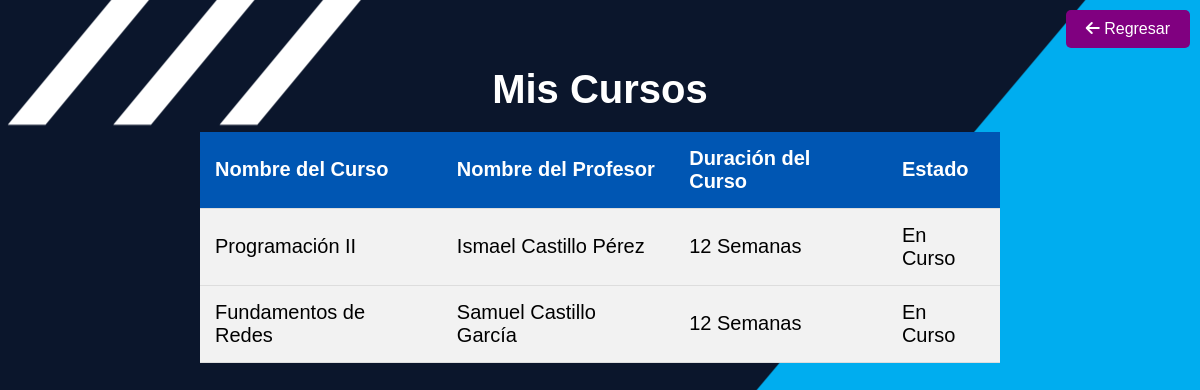
Screenshot of /seccion/alumnos/miscursos.php (signed in) with the database file from the repository.
### tables this page shows
CREATE TABLE `inscripcion` (
  `IDinscripcion` int(11) NOT NULL,
  `IDAlumno` int(11) NOT NULL,
  `ID_C` int(11) NOT NULL,
  `Alumno` varchar(35) NOT NULL,
  `Curso` varchar(35) NOT NULL,
  `Profesor` varchar(35) NOT NULL,
  `Ins_duracion` varchar(30) NOT NULL,
  `Ins_estado` varchar(10) NOT NULL
);

### seccion/alumnos/miscursos.php (the view, shortened to what this page needs)
<?php
$alumno_id = $_SESSION['alumno_id'];
include("../../bd.php");
$stmt_miscursos = $conexion->prepare("SELECT * FROM inscripcion WHERE IDAlumno = :alumno_id");
$stmt_miscursos->bindParam(':alumno_id', $alumno_id);
$stmt_miscursos->execute();
$miscursos = $stmt_miscursos->fetchAll(PDO::FETCH_ASSOC);
?>
<!DOCTYPE html>
<html lang="es">
<head>
    <link rel="stylesheet" href="https://cdnjs.cloudflare.com/ajax/libs/font-awesome/6.0.0/css/all.min.css">
</head>
<body>
    <a href="../inicio/index.php" class="top-right-btn">
        <i class="fas fa-arrow-left"></i> Regresar
    </a>
    <div class="container">
        <h1>Mis Cursos</h1>
        <table>
            <thead>
                <tr>
                    <th>Nombre del Curso</th>
                    <th>Nombre del Profesor</th>
                    <th>Duración del Curso</th>
                    <th>Estado</th>
                </tr>
            </thead>
            <tbody>
                <?php foreach($miscursos as $curso): ?>
                    <tr>
                        <td><?php echo $curso['Curso']; ?></td>
                        <td><?php echo $curso['Profesor']; ?></td>
                        <td><?php echo $curso['Ins_duracion']; ?></td>
                        <td><?php echo $curso['Ins_estado']; ?></td>
                    </tr>
                <?php endforeach; ?>
            </tbody>
        </table>
    </div>
</body>
</html>

### seccion/alumnos/miscursos.php (style rules this page uses)
body { background-image: url('../../imagenes/fondos/wallhaven-j5lolw_1920x1080.png'); background-size: auto; background-position: center; background-repeat: repeat; font-family: Arial, sans-serif; background-color: #f4f4f4; margin: 0; padding: 0; }
.container { max-width: 800px; margin: 20px auto; padding: 20px; background-color: transparent; border-radius: 5px; box-shadow: none; font-size: 20px; }
h1 { text-align: center; margin-bottom: 20px; color: #fff; }
table { width: 100%; border-collapse: collapse; background-color: rgba(255, 255, 255, 0.8); border-radius: 5px; }
th, td { padding: 15px; text-align: left; border-bottom: 1px solid #ddd; }
th { background-color: #0056b3; color: #fff; }
td { background-color: #f2f2f2; }
.top-right-btn { position: absolute; top: 10px; right: 10px; text-decoration: none; color: white; padding: 10px 20px; background-color: purple; border-radius: 5px; transition: all 0.3s ease; }

### rows the page displays
inscripcion: Curso "Programación II", Profesor "Ismael Castillo Pérez", Ins_duracion "12 Semanas", Ins_estado "En Curso"
inscripcion: Curso "Fundamentos de Redes", Profesor "Samuel Castillo García", Ins_duracion "12 Semanas", Ins_estado "En Curso"
